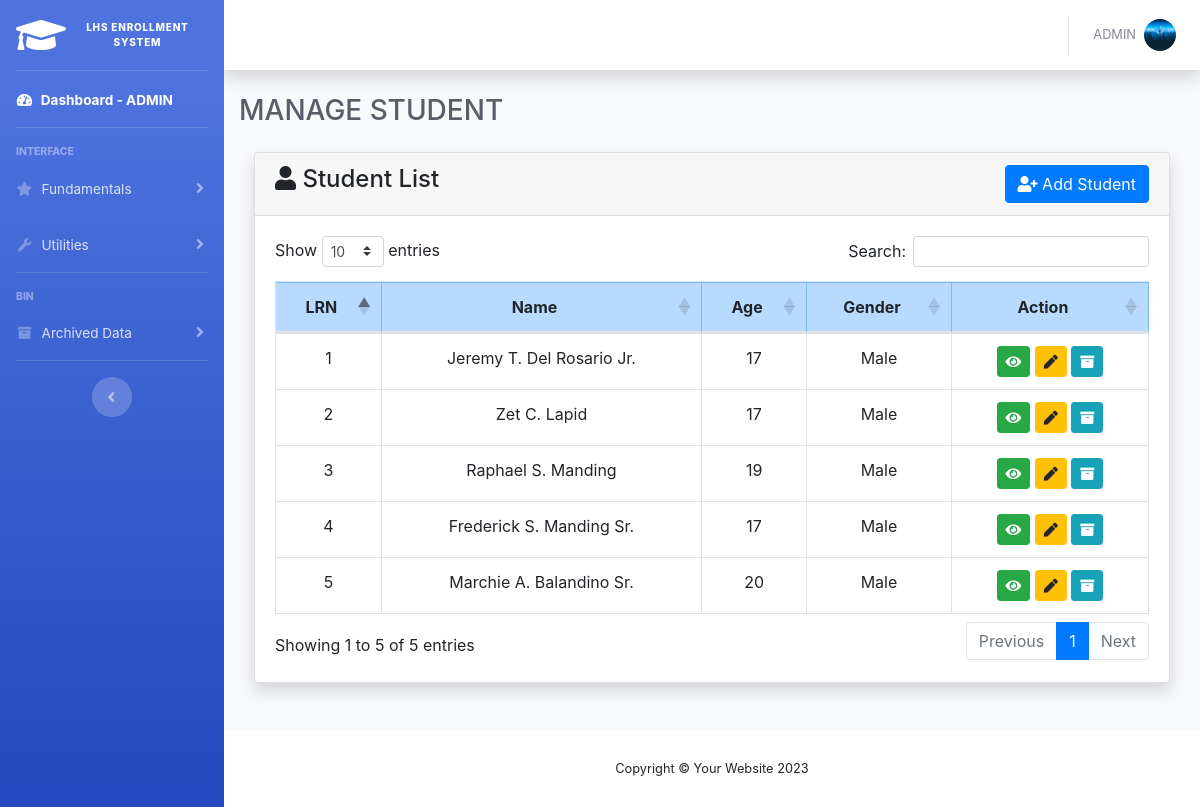
Screenshot of /manage_student.php (signed in) with the database file from the repository.
### tables this page shows
CREATE TABLE `tbl_faculty` (
  `faculty_id` int(11) NOT NULL,
  `honorifics` varchar(11) DEFAULT NULL,
  `fname` varchar(100) DEFAULT NULL,
  `mname` varchar(100) DEFAULT NULL,
  `lname` varchar(100) DEFAULT NULL,
  `gender` varchar(11) DEFAULT NULL,
  `title` varchar(50) DEFAULT NULL,
  `position` varchar(50) DEFAULT NULL,
  `birthdate` date DEFAULT NULL,
  `email` varchar(100) DEFAULT NULL,
  `username` varchar(100) DEFAULT NULL,
  `password` varchar(100) DEFAULT NULL,
  `image` varchar(100) DEFAULT NULL,
  `userType` varchar(11) DEFAULT NULL,
  `status` int(11) DEFAULT '1' COMMENT '1=active 0=inactive'
);

CREATE TABLE `tbl_student` (
  `student_id` int(11) NOT NULL,
  `lrn` varchar(100) DEFAULT NULL,
  `fname` varchar(100) DEFAULT NULL,
  `mname` varchar(100) DEFAULT NULL,
  `lname` varchar(100) DEFAULT NULL,
  `extension` varchar(100) DEFAULT NULL,
  `gender` varchar(11) DEFAULT NULL,
  `birthdate` date DEFAULT NULL,
  `status` int(11) DEFAULT '1' COMMENT '1 = active, 0 = inactive'
);

### manage_student.php (the view, shortened to what this page needs)
<?php
    include 'connect.php';
    include 'include/topSection.php';
?>
<body id="page-top">
    <div id="wrapper">
        <?php include 'include/sidebar.php'; ?>
        <div id="content-wrapper" class="d-flex flex-column">
            <div id="content">
                <?php include 'include/topbar.php'; ?>
                <div class="container-fluid">
                    <div class="d-sm-flex align-items-center justify-content-between mb-4">
                        <h1 class="h3 mb-0 text-gray-800">MANAGE STUDENT</h1>
                    </div>
                    <div class="container mt-4 mb-5">
                        <div class="row">
                            <div class="col-md-12">
                                <div class="card shadow">
                                    <div class="card-header">
                                        <h4><i class="fas fa-user"></i> Student List
                                            <button type="button" class="btn btn-primary float-right" data-toggle="modal" data-target="#addStudentModal">
                                                <i class="fas fa-user-plus"></i> Add Student
                                            </button>
                                        </h4>
                                    </div>
                                    <div class="card-body table-responsive">
                                        <table id="myTable" class="table table-bordered table-hover">
                                            <thead class="table-primary">
                                                <tr>
                                                    <th class="text-center"> LRN </th>
                                                    <th class="text-center"> Name </th>
                                                    <th class="text-center"> Age </th>
                                                    <th class="text-center"> Gender </th>
                                                    <th class="text-center"> Action </th>
                                                </tr>
                                            </thead>
                                            <tbody>
                                                <?php
                                                    include 'connect.php';
                                                    $sql = "SELECT `student_id`, `lrn`, `fname`, `mname`, `lname`, `extension`, `gender`, `birthdate`, CURDATE(), TIMESTAMPDIFF(YEAR, birthdate, CURDATE()) as `age`, `status`
                                                            FROM `tbl_student` WHERE `status` = 1";
                                                    $result = mysqli_query($connect, $sql);
                                                    while ($row = mysqli_fetch_array($result)) {
                                                        $middle_name = substr($row["mname"], 0, 1);
                                                ?>
                                                <tr>
                                                    <td class="text-center">
                                                        <?php echo $row["lrn"] ?>
                                                    </td>
                                                    <td class="text-center">
                                                        <?php echo $row["fname"] ?> <?php echo $middle_name ?>. <?php echo $row["lname"] ?> <?php echo $row["extension"]; ?>
                                                    </td>
                                                    <td class="text-center">
                                                        <?php echo $row["age"] ?>
                                                    </td>
                                                    <td class="text-center">
                                                        <?php echo $row["gender"] ?>
                                                    </td>
                                                    <td class="text-center">
                                                        <button type="button" value="<?php echo $row["student_id"] ?>" class="viewStudentBtn btn btn-success btn-sm"><i class="fas fa-eye"></i></button>
                                                        <button type="button" value="<?php echo $row["student_id"] ?>" class="editStudentBtn btn btn-warning btn-sm"><i class="fas fa-pen"></i></button>
                                                        <button type="button" value="<?php echo $row["student_id"] ?>" class="deleteStudentBtn btn btn-info btn-sm"><i class="fas fa-archive"></i></button>
                                                    </td>
                                                </tr>
                                                <?php
                                                    }
                                                ?>
                                            </tbody>
                                        </table>
                                    </div>
                                </div>
                            </div>
                        </div>
                    </div>
                </div>
            </div>
            <?php include 'include/footer.php'; ?>
        </div>
    </div>
<?php include 'include/botSection.php'; ?>

### include/topSection.php (shortened to what this page needs)
<!DOCTYPE html>
<html lang="en">
<head>
    <link href="vendor/fontawesome-free/css/all.min.css" rel="stylesheet" type="text/css">
    <link href="css/sb-admin-2.min.css" rel="stylesheet">
    <link rel="stylesheet" href="//cdn.jsdelivr.net/npm/alertifyjs@1.13.1/build/css/alertify.min.css"/>
    <link href="https://cdn.jsdelivr.net/npm/select2@4.1.0-rc.0/dist/css/select2.min.css" rel="stylesheet" />
    <link rel="stylesheet" href="https://cdnjs.cloudflare.com/ajax/libs/twitter-bootstrap/4.5.2/css/bootstrap.css"/>
    <link rel="stylesheet" href="https://cdn.datatables.net/1.13.4/css/dataTables.bootstrap4.min.css"/>
    <link rel="stylesheet" href="https://cdn.jsdelivr.net/npm/sweetalert2@11.1.9/dist/sweetalert2.min.css">
</head>

### include/sidebar.php (shortened to what this page needs)
<?php
    if($_SESSION['userType'] == "admin" || $_SESSION['userType'] == "co_admin"){
?>
            <ul class="navbar-nav bg-gradient-primary sidebar sidebar-dark accordion" id="accordionSidebar">
            <a class="sidebar-brand d-flex align-items-center justify-content-center" href="index.php">
                <div class="sidebar-brand-icon">
                    <i class="fas fa-graduation-cap" style="font-size: 40px;"></i>
                </div>
                <div class="sidebar-brand-text mx-2" style="font-size: 10px;">LHS Enrollment System</div>
            </a>
            <hr class="sidebar-divider my-0">
            <li class="nav-item active">
                <a class="nav-link" href="index.php">
                    <i class="fas fa-fw fa-tachometer-alt"></i>
                    <span>Dashboard - <?php if($_SESSION['userType'] == "admin"){
                    echo"ADMIN";} else if($_SESSION['userType'] == "co_admin"){echo"CO-ADMIN";} ?> </span></a>
            </li>
            <hr class="sidebar-divider">
            <div class="sidebar-heading">
                Interface
            </div>
            <li class="nav-item">
                <a class="nav-link collapsed" href="#" data-toggle="collapse" data-target="#collapseTwo"
                    aria-expanded="true" aria-controls="collapseTwo">
                    <i class="fas fa-fw fa-star"></i>
                    <span>Fundamentals</span>
                </a>
            </li>
            <li class="nav-item">
                <a class="nav-link collapsed" href="#" data-toggle="collapse" data-target="#collapseUtilities"
                    aria-expanded="true" aria-controls="collapseUtilities">
                    <i class="fas fa-fw fa-wrench"></i>
                    <span>Utilities</span>
                </a>
            </li>
            <hr class="sidebar-divider">
            <div class="sidebar-heading">
                Bin
            </div>
            <li class="nav-item">
                <a class="nav-link collapsed" href="#" data-toggle="collapse" data-target="#collapseUtilities1"
                    aria-expanded="true" aria-controls="collapseUtilities1">
                    <i class="fas fa-fw fa-archive"></i>
                    <span>Archived Data</span>
                </a>
            </li>
            <hr class="sidebar-divider d-none d-md-block">
            <div class="text-center d-none d-md-inline">
                <button class="rounded-circle border-0" id="sidebarToggle"></button>
            </div>
        </ul>
<?php
    }
?>

### include/topbar.php (shortened to what this page needs)
<nav class="navbar navbar-expand navbar-light bg-white topbar mb-4 static-top shadow">
    <ul class="navbar-nav ml-auto">
        <li class="nav-item dropdown no-arrow">
            <?php
                if(isset($_SESSION['faculty_id'])){
                    $faculty = $_SESSION['faculty_id'];
                    $query = "SELECT * FROM tbl_faculty WHERE faculty_id = '$faculty'";
                    $result =mysqli_query($connect,$query);
                    while($row =mysqli_fetch_array($result)) {
            ?>
            <a class="nav-link dropdown-toggle" href="#" id="userDropdown" role="button"
                data-toggle="dropdown" aria-haspopup="true" aria-expanded="false">
                <span class="mr-2 d-none d-lg-inline text-gray-600 small text-uppercase">
                    <?php echo $row['username'] ?>
                </span>
                <?php if($row['image'] != NULL) { ?>
                    <img class="img-profile rounded-circle" src="profile_image/<?php echo $row['image'] ?> ">
                <?php } else { ?>
                    <img class="img-profile rounded-circle" src="img/default_profile.jpg">
                <?php } ?>
            </a>
            <?php
                    }
                }
            ?>
        </li>
    </ul>
</nav>

### include/footer.php
<footer class="sticky-footer bg-white">
    <div class="container my-auto">
        <div class="copyright text-center my-auto">
            <span>Copyright &copy; Your Website 2023</span>
        </div>
    </div>
</footer>

### include/botSection.php (shortened to what this page needs)
</body>
</html>

### rows the page displays
tbl_faculty: username "ADMIN", image (picture)
tbl_student: lrn "1", fname "Jeremy", mname "T", lname "Del Rosario", extension "Jr.", age "17", gender "Male", $row["student_id"] 14 (drawn)
tbl_student: lrn "2", fname "Zet", mname "C", lname "Lapid", age "17", gender "Male", $row["student_id"] 15 (drawn)
tbl_student: lrn "3", fname "Raphael", mname "S", lname "Manding", age "19", gender "Male", $row["student_id"] 16 (drawn)
tbl_student: lrn "4", fname "Frederick", mname "S", lname "Manding", extension "Sr.", age "17", gender "Male"
tbl_student: lrn "5", fname "Marchie", mname "A", lname "Balandino", extension "Sr.", age "20", gender "Male", $row["student_id"] 18 (drawn)
